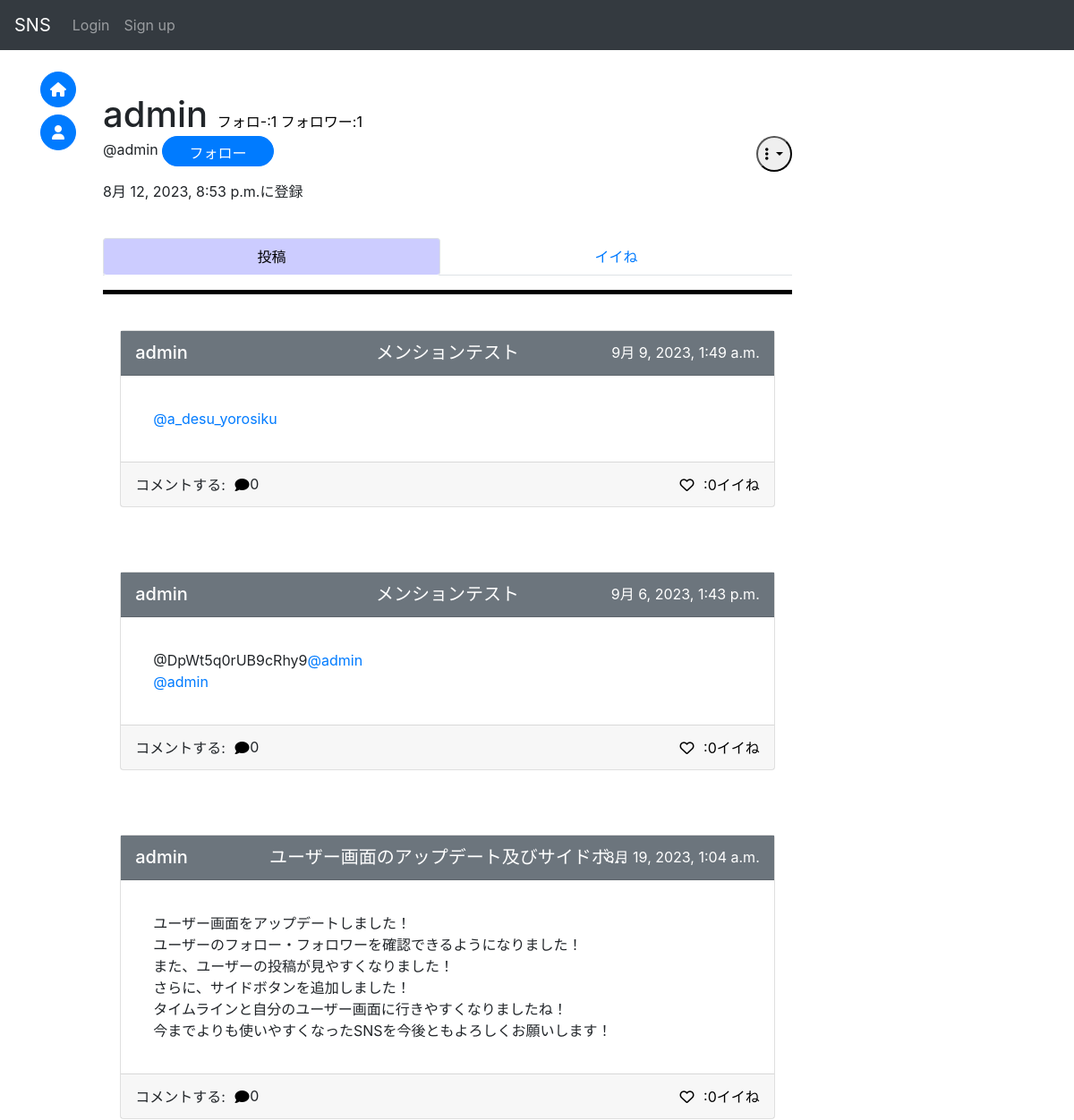
Page /accounts/user/ac20daa5-716d-4be9-b037-15f506b8e887/ (upper part) on the earlier database version.
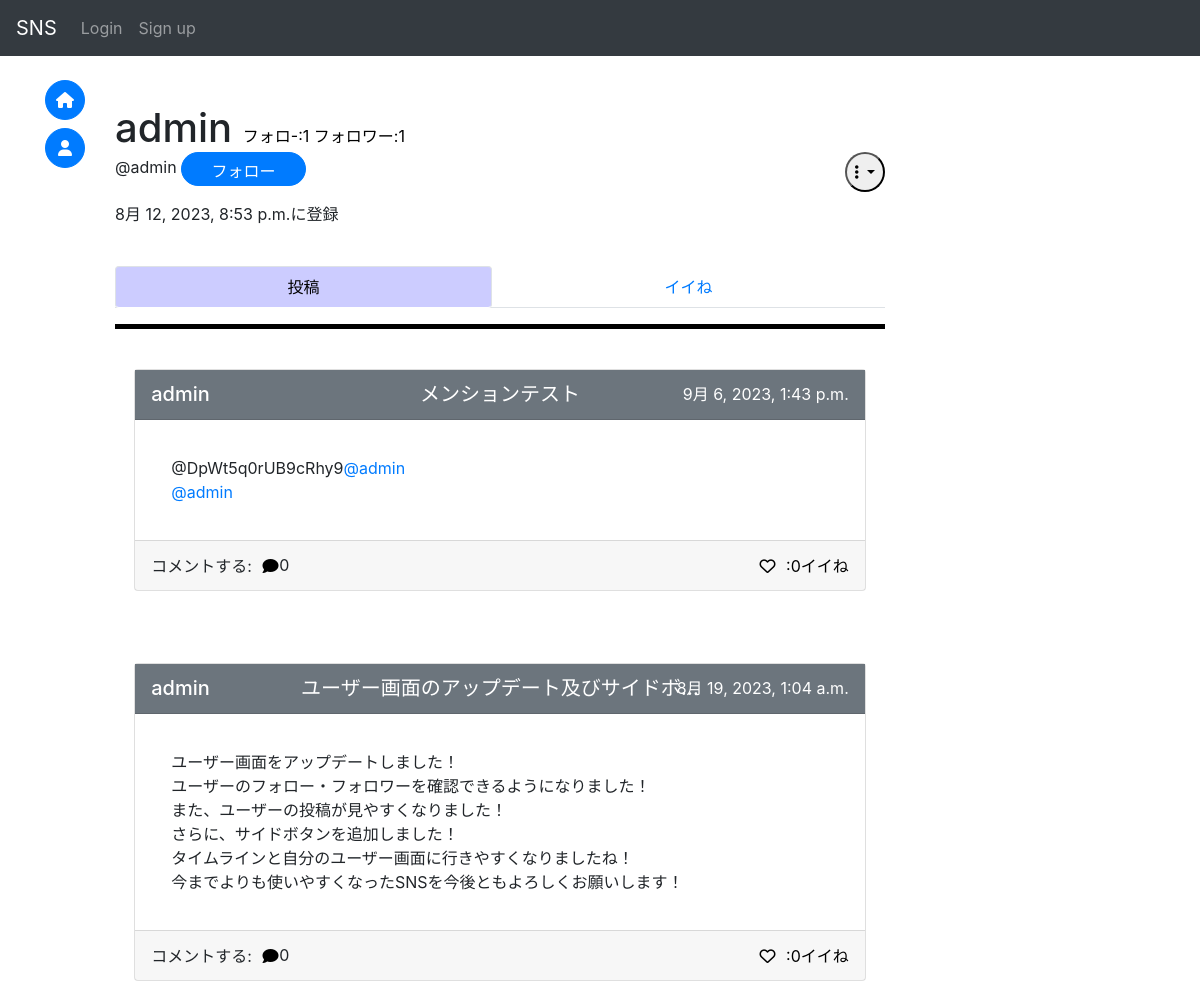
Same page on the later database version.
### sns/models.py (models this page shows, shortened)
class Post(models.Model):
    id = models.UUIDField(primary_key=True, default=uuid.uuid4, editable=False)
    title = models.CharField(max_length=50, null=True)
    detail = models.TextField(max_length=255)
    author = models.ForeignKey(
        get_user_model(),
        on_delete=models.CASCADE,
        related_name="author"
    )
    created_at = models.DateTimeField(auto_now_add=True)
    good_num = models.IntegerField(default=0)
    mode = models.IntegerField(default=0)#0:通常の投稿 1:コメント
    parent_post = models.ForeignKey(
        "Post",
        on_delete=models.CASCADE,
        null=True,
        blank=True,
    )
    mention = models.ManyToManyField(
        get_user_model(),
        related_name="mention",
        blank=True
    )

### accounts/models.py (models this page shows, shortened)
class CustomUser(AbstractBaseUser, PermissionsMixin):
    id = models.UUIDField(primary_key=True, default=uuid.uuid4, editable=False)
    email = models.EmailField(_("email address"), unique=True, null=True)
    is_staff = models.BooleanField(
        _("staff status"),
        default=False,
        help_text=_("Designates whether the user can log into this admin site."),
    )
    username = models.CharField(_("username"), max_length=50)
    usertag = models.CharField(_("usertag"), max_length=16, unique=True, null=True)
    created_at = models.DateTimeField(auto_now_add=True)
    mentioned = models.ManyToManyField(
        "sns.Post",
        blank=True,
        related_name="mentioned"
    )
    objects = CustomUserManager()
    EMAIL_FIELD = "email"
    USERNAME_FIELD = "email"
    REQUIRED_FIELDS = ["username", "usertag"]
    class Meta:
        verbose_name = _("user")
        verbose_name_plural = _("users")
    def __str__(self):
        return self.username

### accounts/views.py (the view, shortened to what this page needs)
# urls.py: path("user/<str:id>/", views.user_detail, name="user"),
def user_detail(request, id):
    context = {}
    user = get_object_or_404(CustomUser, pk=id)
    post = Post.objects.filter(author=user)
    context["userDetail"] = user
    context["posts"] = post
    following_num = Follower.objects.filter(following=user).count()
    followed_num = Follower.objects.filter(followed=user).count()
    context["following"] = False
    context["following_num"] = following_num
    context["followed_num"] = followed_num
    context["btn_class"] = "btn-primary"
    lib.list_comment(context, post)
    if request.user.is_anonymous:
        return render(request, "accounts/userDetail.html", context)

### mysns/lib.py (called while the page is built)
def comment_num_count(now, com_num, count=0):
    ans = 0
    for n in now.post_set.all():
        ans += comment_num_count(n, com_num, count)
    com_num[now.id] = ans
    return ans + 1

def list_comment(context, post):
    comment_num = {} #各投稿に対するコメント数
    top_comment = {} #各投稿に対するコメント
    for p in post:
        comment_num_count(p, comment_num)
        try:
            top_comment[p.id] = p.post_set.all()
        except Exception:
            top_comment[p.id] = []
    context["comment_num"] = comment_num
    context["top_comment"] = top_comment

### sns/templatetags/custom_filter.py (called while the page is built)
@register.filter
def get_value(d, k):
    if k in d:
        return d[k]
    return None

### accounts/templates/accounts/userDetail.html (shortened to what this page needs)
{% extends "base.html" %}
{% block content %}
    <br>
    <div>
        <div>
            <h1 style="display:inline;">
                {{ userDetail.username }}
            </h1>
            <a href="{% url 'accounts:follower' userDetail.id 'following' %}" class="notlink">
                フォロ-:{{ following_num }}
            </a>
            <a href="{% url 'accounts:follower' userDetail.id 'followed' %}" class="notlink">
                フォロワー:<div style="display:inline;" class="num">{{ followed_num }}</div>
            </a>
                <div class="dropdown">
                    <button class="wh-30px float-right dropdown-toggle" type="button"
                        id="dropdownMenuButton" data-toggle="dropdown" aria-haspopup="true" aria-expanded="false">
                            <i class="fa-solid fa-ellipsis-vertical"></i>
                    </button>
                </div>
        </div>
        <p>
            {% if request.user.is_anonymous %}
                @{{ userDetail.usertag }}
                <button type="button" class="btn btn-primary w-120px h-40px rounded-pill"
                    onClick="location.href='{% url 'accounts:follow' userDetail.id %}'">
                        フォロー
                </button>
                <br>
            {% elif user.id == userDetail.id %}
                @{{ userDetail.usertag }}
            {% endif %}
        </p>
        <p>
            {{ userDetail.created_at }}に登録
        </p>
    </div>
    {% if is_block %}
        <div>
            <br>
            <br>
            <h1 style="color:red; text-align:center;">ブロック中のユーザー<h1>
        </div>
    {% elif is_blocked %}
        <div>
            <br>
            <br>
            <h3 style="text-align:center;">このユーザーは投稿の公開を制限しています</h3>
        </div>
    {% else %}
        <div class="row-1" style="position: sticky;top: 55px;z-index:2;background-color:#fff;">
            <br>
            <ul class="nav nav-tabs nav-fill nav-pills" role="tablist">
                <li class="nav-item tab-hov">
                    <a class="nav-link active" id="item1-tab" data-toggle="tab" href="#item1" role="tab" aria-controls="item1" aria-selected="true">
                        投稿
                    </a>
                </li>
                <li class="nav-item tab-hov">
                    <a class="nav-link" id="item2-tab"
                        data-toggle="tab" href="#item2" role="tab" aria-controls="item2" aria-selected="false">
                        イイね
                    </a>
                </li>
            </ul>
            <hr width="100%" color="#0" style="height:4px;">
            <br>
        </div>
        <div class="tab-content">
            <div class="tab-pane fade show active" id="item1" role="tabpanel" aria-labelledby="item1-tab">
                {% with posts_include=posts good_mode="1" othergood="12" %}
                    {% include 'post_list_include.html' %}
                {% endwith %}
            </div>
        </div>
    {% endif %}
{% endblock %}

### templates/post_card_include.html (shortened to what this page needs)
{% load custom_filter %}
<div class="card w-150px mx-auto clearfix" style="position:relative;">
    <a href="{% url 'sns:post' postcard.pk %}" style="position:absolute;inset:0;">
        <div class="card-header bg-secondary h-50px clearfix" style="display:flex; justify-content:center;postition:relative;">
            <h5 style="position:absolute; left:1rem;">
                <a href="{% url 'accounts:user' postcard.author.id %}" class="on-a title-link">
                    {{ postcard.author }}
                </a>
            </h5>
            <h5 style="text-align:center; display:table-cell;">
                <a href="{% url 'sns:post' postcard.id %}" class="on-a title-link">
                    {% if postcard.mode != 1 %}
                        {{ postcard.title | truncatechars:20 }}
                    {% endif %}
                </a>
            </h5>
            <p style="position:absolute; right:1rem; color:white">
                {{ postcard.created_at }}
            </p>
        </div>
        <div class="card-body detail clearfix">
            <p class="card-text">
                <div class="on-a">
                    {{ postcard|mention|linebreaks }}
                </div>
            </p>
        </div>
        <div class="card-footer h-50px text-right clearfix" style="display:flex;justify-content:center;postition:relative;">
            <div style="display:inline">
                <p style="position:absolute;left:1rem;">
                    コメントする:
                    <button onClick="clearText('{{ postcard.id }}')" class="good on-a">
                        <i class="fa-solid fa-comment"></i>
                    </button>
                    <div id="comment_num_{{ postcard.id }}" style="position:absolute;left:9rem;">
                        {{ comment_num|get_value:postcard.id }}
                    </div>
                </p>
            </div>
            <div style="position:absolute;right:1rem;">
                {% if user.is_anonymous %}
                    <button onClick="location.href='{% url 'sns:good' postcard.id 1 %}'" class="good on-a">
                        <i class="fa-regular fa-heart"></i>
                    </button>
                {% endif %}
                <a href="{% url 'sns:good_user' postcard.id %}" class="notlink on-a">
                    <div id="num_{{ postcard.id }}_{{ good_mode }}" style="display:inline;size:4;">:{{ postcard.good_num }}イイね</div>
                </a>
            </div>
        </div>
    </a>
</div>

Differences in the rows shown:
removed Post: author "admin", title "メンションテスト", created_at "9月 9, 2023, 1:49 a.m.", detail.usertag "@a_desu_yorosiku", id "0", good_num "0"
